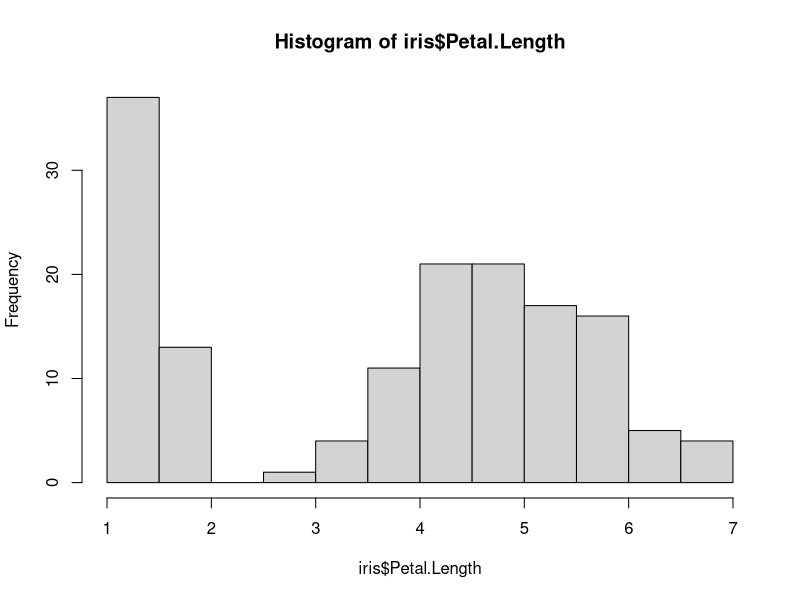
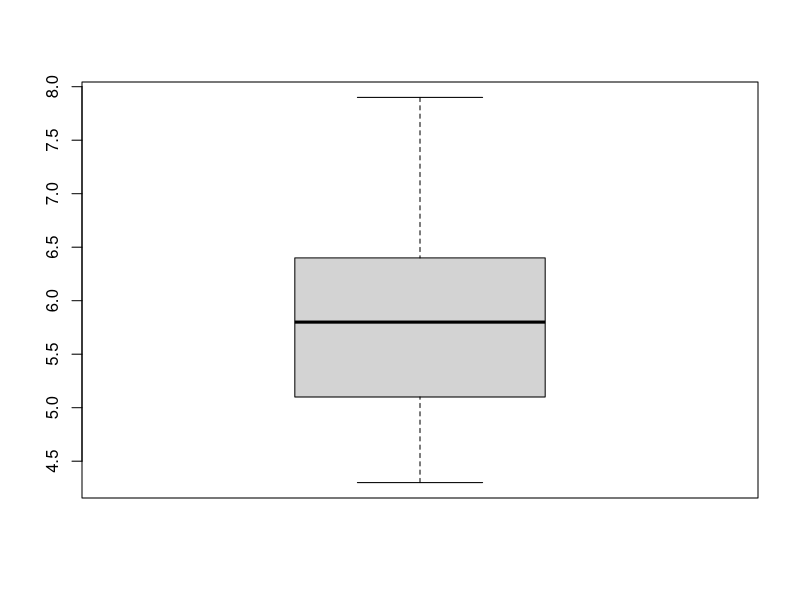
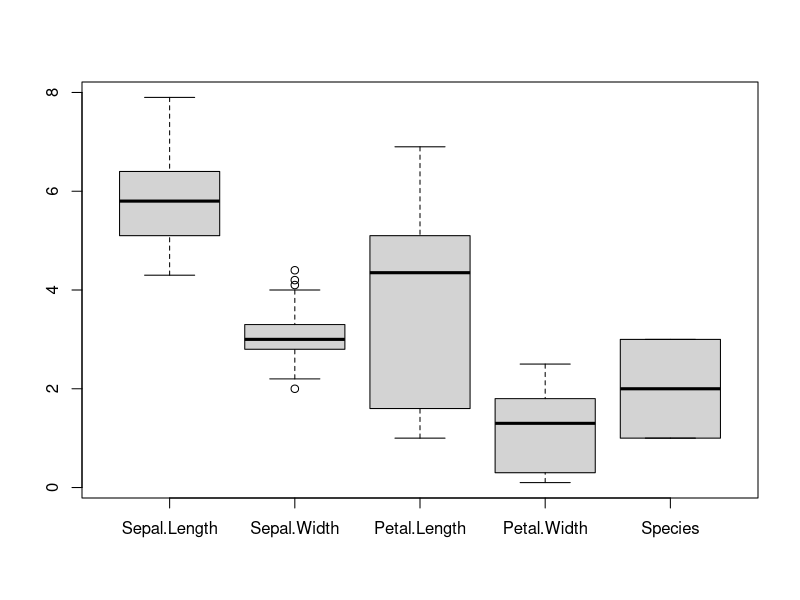

Here is the R script that generated these plots, in order:
library(datasets)
#get data
data("iris")  

#read data
names(iris)   #attribute names
dim(iris)     #rows and col
str(iris)     #details of dataset

min(iris$Sepal.Length)    #gives minimum value. $ acts like dor operator
max(iris$Sepal.Length)    #gives max value. $ acts like dor operator
sd(iris$Sepal.Length)
var(iris$Sepal.Length)
range(iris$Sepal.Length)
mean(iris$Sepal.Length)
quantile(iris$Sepal.Length)

summary(iris)

#--------------Histogram--------------
hist(iris$Petal.Length)     #pass any column of your choice

#--------------Boxplot----------------
boxplot(iris$Sepal.Length)
boxplot(iris[,])    #exclude fifth column



